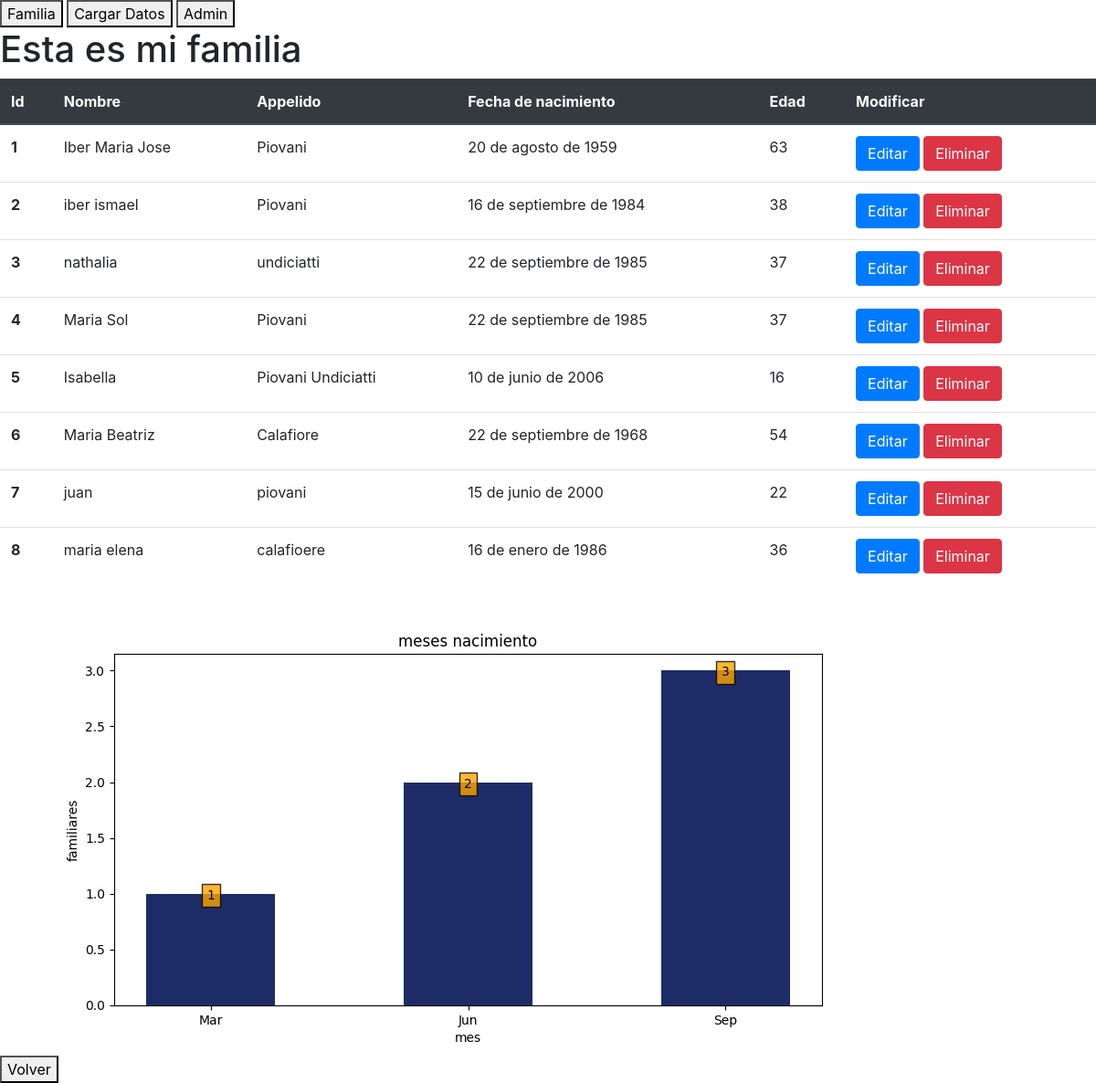
The app's page /familia_app/familia/, older data.
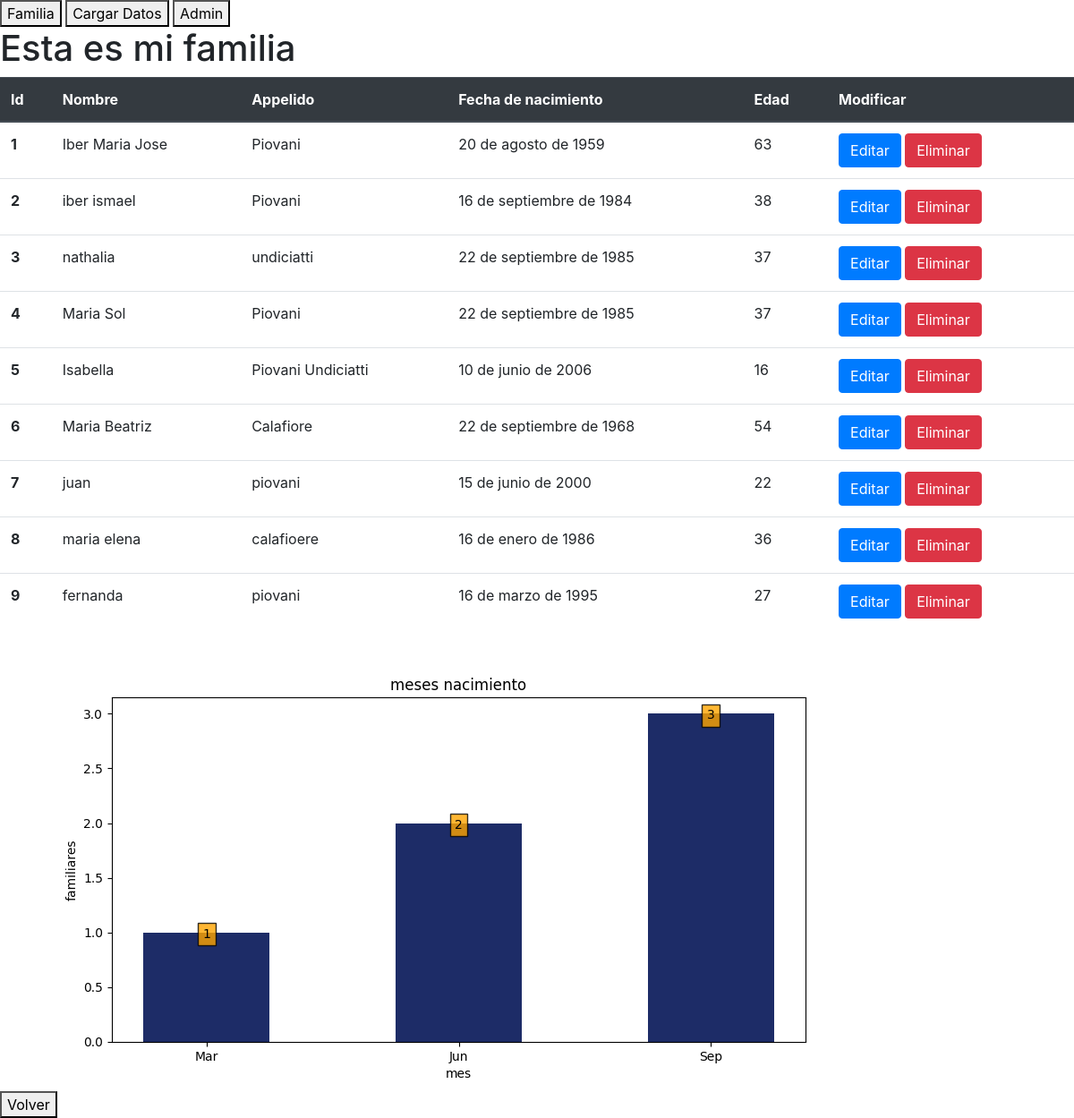
The same page, newer data.
### arbolFamiliarApp/models.py (models this page shows, shortened)
class Familia(models.Model):
    nombre = models.CharField(max_length=50)
    apellido = models.CharField(max_length=50)
    fecha_de_nacimiento = models.DateField()

### arbolFamiliarApp/views.py (the view)
# urls.py: path("familia/", familia, name="familia"),
def familia(request):
    lista_familia = Familia.objects.all()
    documento = {"lista_familia": lista_familia}
    return render(request, "familia.html", documento)

### arbolFamiliarApp/templatetags/edad.py (called while the page is built)
@register.simple_tag
def edad(pariente):
    año_nacimiento = pariente.fecha_de_nacimiento.year
    return datetime.datetime.today().year - año_nacimiento

### arbolFamiliarApp/templates/familia.html (shortened to what this page needs)
{% load sass_tags %} {% load edad %} {%load static %}
<!DOCTYPE html>
<html lang="en">
  <head>
    <link
      rel="stylesheet"
      href="https://maxcdn.bootstrapcdn.com/bootstrap/4.5.2/css/bootstrap.min.css"
    />
    <link
      href="{% sass_src 'familia.scss' %}"
      rel="stylesheet"
      type="text/css"
    />
  </head>
  <body>
    {% include 'index.html' %}
    <h1>Esta es mi familia</h1>
    <div class="familia">
      <table class="table">
        <thead class="thead-dark">
          <tr>
            <th scope="col">Id</th>
            <th scope="col">Nombre</th>
            <th scope="col">Appelido</th>
            <th scope="col">Fecha de nacimiento</th>
            <th scope="col">Edad</th>
            <th scope="col">Modificar</th>
          </tr>
        </thead>
        <tbody>
          {% for pariente in lista_familia %}
          <tr>
            <th scope="row">{{ forloop.counter }}</th>
            <td>{{ pariente.nombre }}</td>
            <td>{{ pariente.apellido }}</td>
            <td>{{ pariente.fecha_de_nacimiento }}</td>
            {% edad pariente as edad %}
            <td>{{ edad }}</td>
            <td>
              <a href="">
                <button class="btn btn-primary">Editar</button>
              </a>
              <a href="{% url 'eliminar_familiar' pariente.id %}">
                <button class="btn btn-danger">Eliminar</button>
              </a>
            </td>
          </tr>
          {%endfor%}
        </tbody>
      </table>
      {% include 'grafico.html'%}
    </div>
    <button
      class="boton-volver"
      onclick="location.href='{% url 'index' %}'"
      type="button"
    >
      Volver
    </button>
  </body>
</html>

Row changes from the older to the newer data that the page shows:
added Familia: nombre "fernanda", apellido "piovani", fecha_de_nacimiento "16 de marzo de 1995", edad "27"
